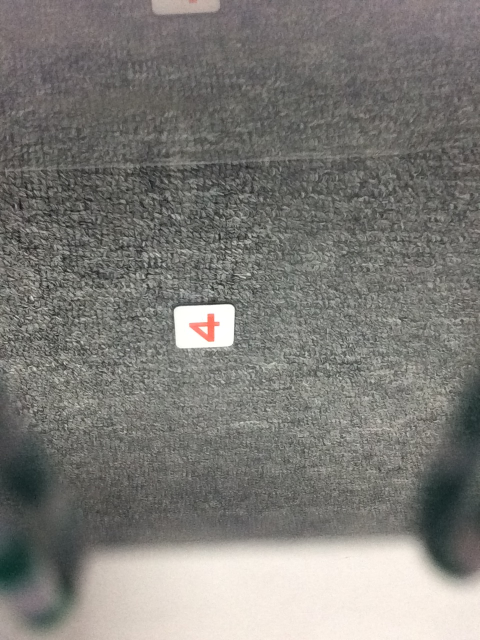
#> input picture test_prediction/vi_osmo_numbers/color/o4.jpg, 960 x 1280 px (shown at 1/2 size)
$ jupyter execute --allow-errors digit_recognition.ipynb   (older library calls are emulated)
#> lines starting #> are read from the running program, lines starting #| are printed output that depends on the picture; after the words box and inside, x2 and y2 are one past the last pixel; in counts of white or black regions, pixels touching at a corner belong together
[cell 1]
import cv2
import numpy as np
import Image
import pytesseract
import string


filename = "o4.jpg"
filepath = "vi_osmo_numbers/color/" + filename
img = cv2.imread(filepath)
#> img is the input picture: shape (1280, 960, 3); mean B, G, R 119.3, 123.5, 125.1
gray = cv2.cvtColor(img, cv2.COLOR_BGR2GRAY)
# filter for edge
#gray_blur = cv2.bilateralFilter(gray, 11, 17, 17)
gray_blur = cv2.bilateralFilter(gray, 11, 13, 13)
#gray_blur = gray

sigma=0.33
# compute the median of the single channel pixel intensities
v = np.median(gray_blur)
#> v = 111
# apply automatic Canny edge detection using the computed median
lower = int(max(0, (1.0 - sigma) * v))
#> lower = 74
upper = int(min(255, (1.0 + sigma) * v))
#> upper = 147
edged = cv2.Canny(gray_blur, lower, upper)
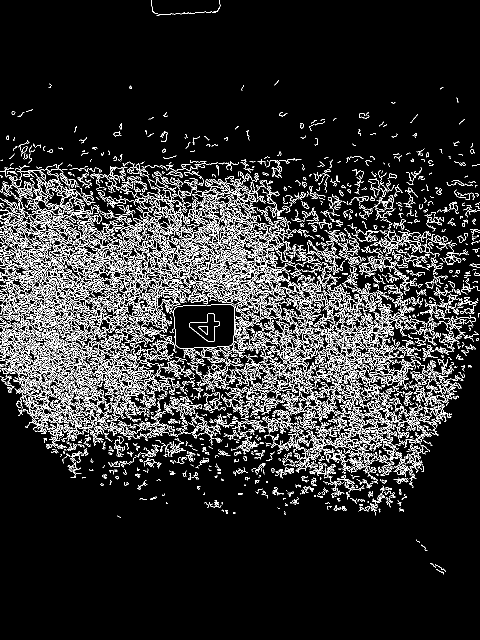
#> edged: shape (1280, 960) (shown at 1/2 size); 11.1% white in thin lines or dots, all inside (x1, y1, x2, y2) = (0, 0, 960, 1149)
# [8 lines of commented-out code are left out]
(cimg, cnts, hierarchy) = cv2.findContours(edged.copy(), cv2.RETR_TREE, cv2.CHAIN_APPROX_SIMPLE)
#> cnts = 5171 contours, 4181 with area under 20; largest, box (x1, y1, x2, y2) and area: (347, 608, 472, 700) 9978, (347, 608, 470, 697) 9957, (0, 682, 127, 789) 1806, (378, 627, 440, 684) 1686, (378, 627, 440, 684) 1652
#(cimg, cnts, hierarchy) = cv2.findContours(edged.copy(), cv2.RETR_TREE, cv2.CHAIN_APPROX_NONE)
#(cimg, cnts, hierarchy) = cv2.findContours(edged.copy(), cv2.RETR_CCOMP, cv2.CHAIN_APPROX_NONE)
#cnts = sorted(cnts, key = cv2.contourArea, reverse = True)[:5]
cnts_idxes = sorted(range(len(cnts)), key=lambda k: cv2.contourArea(cnts[k]),
                    reverse = True)[:10]
#> cnts_idxes = [2903, 2904, 2235, 2905, 2906, 3351, 3733, 2789, 1895, 3841]
#screenCnt = None

bFoundTarget = False
# loop over our contour
#for c, hi in zip(cnts, hierarchy[0]):
for ci in cnts_idxes:
    c = cnts[ci]
    hi = hierarchy[0][ci]

# [9 lines of commented-out code are left out]
    if hi[3] != -1:

#         # draw contours on original image
#         img_copy = img.copy()
#         cv2.drawContours(img_copy, [c], -1, (0, 255, 0), 3)
#         cv2.imshow(str(ci)+"contours", img_copy)
#         #cv2.waitKey(0)

        # approximate the contour
        peri = cv2.arcLength(c, True)
        approx = cv2.approxPolyDP(c, 0.02 * peri, True)

        if len(approx) == 4:
            continue

        # CROP ONLY THE NUMBER
        x,y,w,h = cv2.boundingRect(c)
        cropped = img.copy()[y:y+h,x:x+w]
        #cropped_gray = gray[y:y+h,x:x+w]
        #cropped = img.copy()[y+5:y+h-5,x+5:x+w-5]
        #cropped_gray = gray[y+5:y+h-5,x+5:x+w-5]
        cv2.imshow("cropped", cropped)

        # check parent part
        parent_idx = hi[3]
        while parent_idx != -1:
            #print "parent_idx", parent_idx
            # parent contour
            parent_c = cnts[parent_idx]
            parent_hi = hierarchy[0][parent_idx]
            # approximate the contour
            peri = cv2.arcLength(parent_c, True)
            approx = cv2.approxPolyDP(parent_c, 0.11 * peri, True)
            # if our approximated contour has four points, then
            # we can assume that we have found our screen
            #print "parent approx: ", len(approx)
            x,y,w,h = cv2.boundingRect(parent_c)
            aspect_ratio = w / h
            #print "aspect_ratio of ", parent_idx, aspect_ratio
            if aspect_ratio >=1 and len(approx) == 4:
                #print "aspect_ratio of ", parent_idx, aspect_ratio
                parent_cropped = img.copy()[y:y+h,x:x+w]
                #cropped_gray = gray[y:y+h,x:x+w]
                #cropped = img.copy()[y+5:y+h-5,x+5:x+w-5]
                #cropped_gray = gray[y+5:y+h-5,x+5:x+w-5]

                # for child - target number
                child_idx = parent_hi[2]
                child_c = cnts[child_idx]
                # draw contours on original image
                img_copy = img.copy()
                cv2.drawContours(img_copy, [child_c], -1, (0, 255, 0), 3)
                cv2.imshow(str(child_idx)+"contours", img_copy)
                cv2.imshow("p"+str(child_idx), parent_cropped)

                bFoundTarget = True
                break
            else:
                parent_idx = parent_hi[3]

        #
        if bFoundTarget:
            break
#> this loop made 4 passes
#> (ci, hi) on pass 4: (2905, [-1, -1, 2906, 2904])
#> (ci, hi) on pass 2: (2904, [-1, -1, 2905, 2903])

# [16 lines of commented-out code are left out]

cv2.waitKey(0)
cv2.destroyAllWindows()

# [34 lines of commented-out code are left out]


import scipy
from scipy import ndimage
from sklearn.linear_model import LogisticRegression
from six.moves import cPickle as pickle

# load the model from disk
model_filename = "sklearn_model_01.sav"
#> (the rest of this cell did not finish here and is left out)
